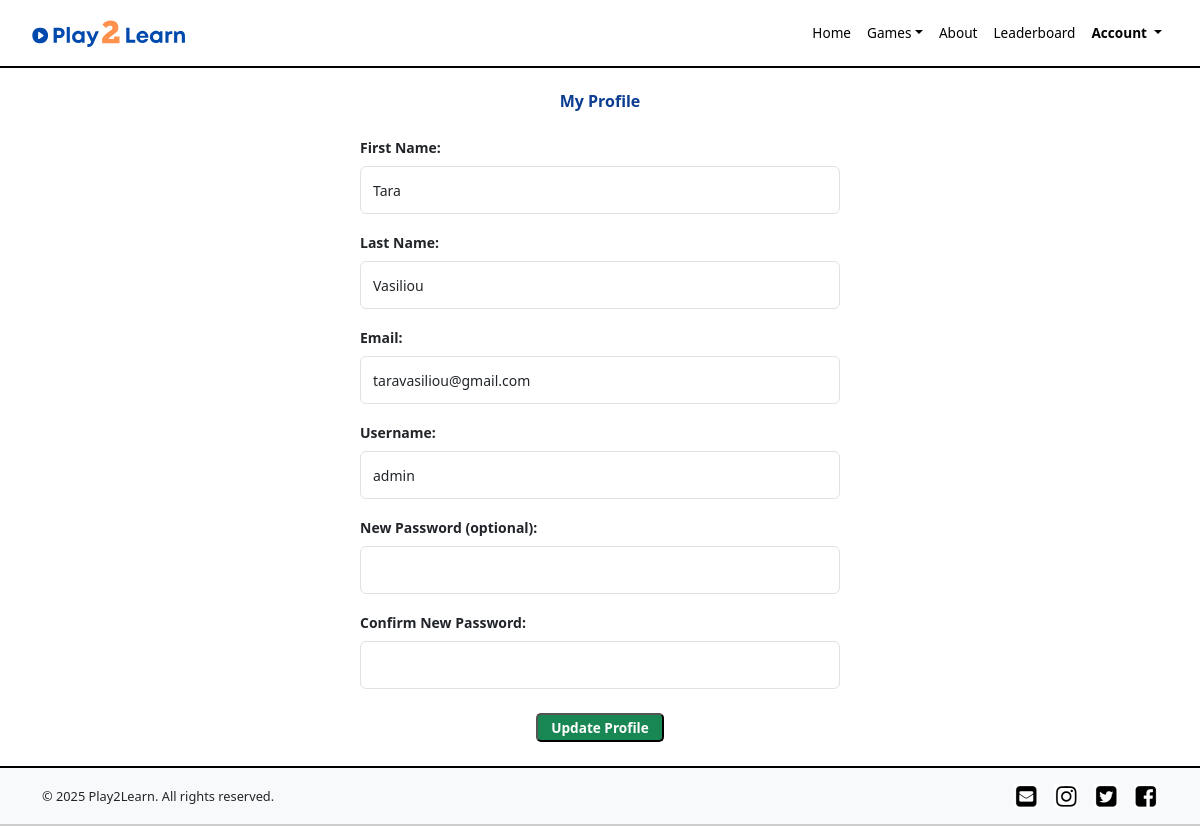
The app's page /profile.php (signed in) with its own data.
### tables this page shows
CREATE TABLE `users` (
  `user_id` int NOT NULL,
  `first_name` varchar(50) NOT NULL,
  `last_name` varchar(50) NOT NULL,
  `email` varchar(100) NOT NULL,
  `username` varchar(30) NOT NULL,
  `pass_phrase` varchar(500) NOT NULL,
  `is_admin` tinyint NOT NULL DEFAULT '0',
  `date_registered` datetime NOT NULL DEFAULT CURRENT_TIMESTAMP,
  `registration_confirmed` tinyint NOT NULL DEFAULT '0'
);

### profile.php (the view, shortened to what this page needs)
<?php
require_once 'includes/db.php';
$userId = $_SESSION['user_id'];
$stmt = $pdo->prepare("SELECT first_name, last_name, email, username FROM users WHERE user_id = ?");
$stmt->execute([$userId]);
$user = $stmt->fetch(PDO::FETCH_ASSOC);
?>
<!DOCTYPE html>
<html lang="en">
<head>
  <link href="https://cdn.jsdelivr.net/npm/bootstrap@5.3.3/dist/css/bootstrap.min.css" rel="stylesheet" >
  <link href="includes/normalize.css" rel="stylesheet">
  <link href="includes/styles.css" rel="stylesheet" >
</head>
<body>
<?php include 'includes/header.php'; ?>
<main class="container my-4">
  <div class="row justify-content-center">
    <div class="col-lg-8">
      <h3 class="text-center mb-4">My Profile</h3>
      <form method="post" class="needs-validation" novalidate>
        <div class="mb-3">
          <label for="first_name" class="form-label small fw-bold">First Name:</label>
          <input type="text" class="form-control w-100" id="first_name" name="first_name" required
          value="<?= htmlspecialchars($_POST['first_name'] ?? ($user['first_name'] ?? '')) ?>">
        </div>
        <div class="mb-3">
          <label for="last_name" class="form-label small fw-bold">Last Name:</label>
          <input type="text" class="form-control w-100" id="last_name" name="last_name" required
          value="<?= htmlspecialchars($_POST['last_name'] ?? ($user['last_name'] ?? '')) ?>">
        </div>
        <div class="mb-3">
          <label for="email" class="form-label small fw-bold">Email:</label>
          <input type="email" class="form-control w-100" id="email" name="email" required
          value="<?= htmlspecialchars($_POST['email'] ?? ($user['email'] ?? '')) ?>">
        </div>
        <div class="mb-3">
          <label for="username" class="form-label small fw-bold">Username:</label>
          <input type="text" class="form-control w-100" id="username" name="username" required
          value="<?= htmlspecialchars($_POST['username'] ?? ($user['username'] ?? '')) ?>">
        </div>
        <div class="mb-3">
          <label for="password" class="form-label small fw-bold">New Password (optional):</label>
          <input type="password" class="form-control w-100" id="password" name="password" minlength="6">
        </div>
        <div class="mb-3">
          <label for="confirm_password" class="form-label small fw-bold">Confirm New Password:</label>
          <input type="password" class="form-control w-100" id="confirm_password" name="confirm_password">
        </div>
        <div class="text-center mt-4">
          <button type="submit" class="playButton">Update Profile</button>
        </div>
      </form>
    </div>
  </div>
</main>
<?php include 'includes/footer.php'; ?>
</body>
</html>

### includes/styles.css (style rules this page uses)
h3 { text-align: center; font-weight: bold; font-size: 1rem; color: #0b3d91; }
.playButton { display: inline-block; padding: 0.3rem 0.8rem; background-color: #198754; color: white; font-weight: 700; font-size: 0.85rem; text-decoration: none; border-radius: 5px; transition: background-color 0.3s ease; align-self: flex-end; }
main.container { margin-bottom: 1rem; }
form { max-width: 480px; margin-left: auto; margin-right: auto; }
input.form-control { font-size: 14px !important; height: 48px !important; }
input[type="text"], input[type="email"], input[type="password"], input.form-control { font-size: 14px !important; height: 48px !important; }
input::placeholder { font-size: 14px; }

### records on screen
users: first_name "Tara", last_name "Vasiliou", email "taravasiliou@gmail.com", username "admin"
